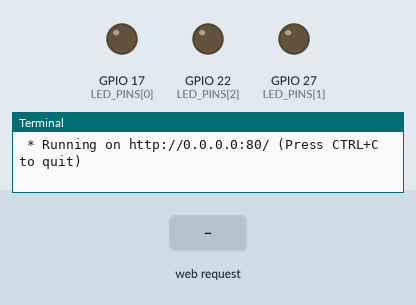
The program below on a simulated Raspberry Pi (BCM pin numbers). Shown: output pins drawn as LEDs (lit = HIGH), the last lines printed to the terminal. The test bench sets the inputs (shaded band). The clock reads 2024-03-15 10:24:30 at power-on unless the program sets it.

Above: at 1.2 s.
1.3 s: HTTP request for /led=on received
At 2.5 s:
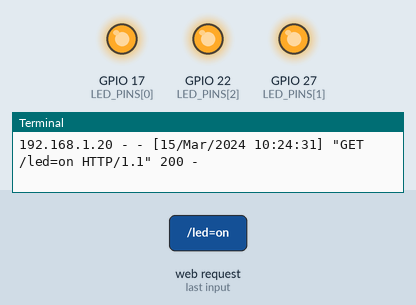
4.3 s: HTTP request for /led=off received
At 6.0 s:
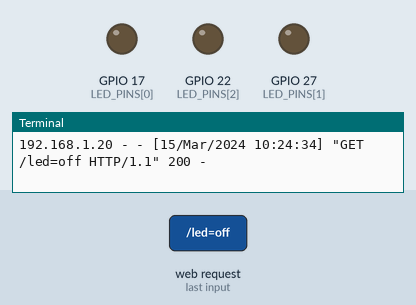
Timing chart, 0 to 7.5 s (numbered marks = the images above; inputs shaded):
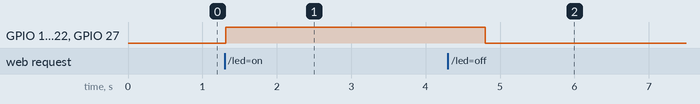

The program:

wifi_flashlight.py
```python
from flask import Flask, jsonify, render_template_string, request
import RPi.GPIO as GPIO
import time

# Setup GPIO
GPIO.setmode(GPIO.BCM)
LED_PINS = [17, 27, 22]
for pin in LED_PINS:
    GPIO.setup(pin, GPIO.OUT)
    GPIO.output(pin, GPIO.LOW)

# Create Flask app
app = Flask(__name__)

HTML_TEMPLATE = """
<!DOCTYPE html>
<html>
<head>
    <title>Web-Controlled Flashlight</title>
    <script src="https://code.jquery.com/jquery-3.6.0.min.js"></script>
    <style>
        body {
            font-family: Arial, sans-serif;
            text-align: center;
            margin: 0;
            padding: 0;
            display: flex;
            flex-direction: column;
            justify-content: center;
            align-items: center;
            height: 100vh;
            background-color: #f9f9f9;
        }
        #slider-container {
            border: 1px solid #ccc;
            padding: 20px;
            background: #fff;
            border-radius: 8px;
            display: inline-block;
        }
        #slider-description {
            font-size: 12px;
            color: #555;
            margin-top: 10px;
        }
    </style>
    <script>
        $(document).ready(function() {
            // Update slider and state dynamically
            function updateState() {
                $.getJSON("/state", function(data) {
                    $("#led-slider").val(data.state ? 1 : 0);
                    $("#led-status").text(data.state ? "ON" : "OFF");
                });
            }

            // Change LED state when slider moves
            $("#led-slider").on("input", function() {
                var state = $(this).val() == 1 ? "on" : "off";
                $.get("/led=" + state, function() {
                    updateState();
                });
            });

            // Periodically check state
            setInterval(updateState, 1000);
        });
    </script>
</head>
<body>
    <h1>Web-Controlled Flashlight</h1>
    <p>LEDs are currently: <strong id="led-status">{{ "ON" if led_state else "OFF" }}</strong></p>
    <div id="slider-container">
        <input type="range" id="led-slider" min="0" max="1" step="1" value="{{ 1 if led_state else 0 }}">
        <div id="slider-description">Click and drag the slider to turn the flashlight on or off.</div>
    </div>
</body>
</html>
"""

# Helper function for fading LEDs
def fade_leds(action):
    steps = 50
    delay = 0.01  # Total of 0.5 seconds for full fade

    for i in range(steps + 1):
        pwm_value = i / steps if action == "on" else (steps - i) / steps

        for pin in LED_PINS:
            GPIO.output(pin, GPIO.HIGH if pwm_value > 0 else GPIO.LOW)

        time.sleep(delay)

# Flask routes
@app.route("/")
def index():
    return render_template_string(HTML_TEMPLATE, led_state=led_state)

@app.route("/led=<state>", methods=["GET"])
def control_led(state):
    global led_state
    if state == "on":
        fade_leds("on")
        led_state = True
    elif state == "off":
        fade_leds("off")
        led_state = False

    return "", 204

@app.route("/state", methods=["GET"])
def get_state():
    return jsonify(state=led_state)

# Initialize LED state
led_state = False

if __name__ == "__main__":
    try:
        app.run(host="0.0.0.0", port=80)
    finally:
        GPIO.cleanup()
```

Measured:
- after the input at 1.3 s, GPIO 17 (LED_PINS[0]), GPIO 22 (LED_PINS[2]), GPIO 27 (LED_PINS[1]): LOW → HIGH at once
- after the input at 4.3 s, GPIO 17 (LED_PINS[0]), GPIO 22 (LED_PINS[2]), GPIO 27 (LED_PINS[1]): HIGH → LOW after 0.50 s
